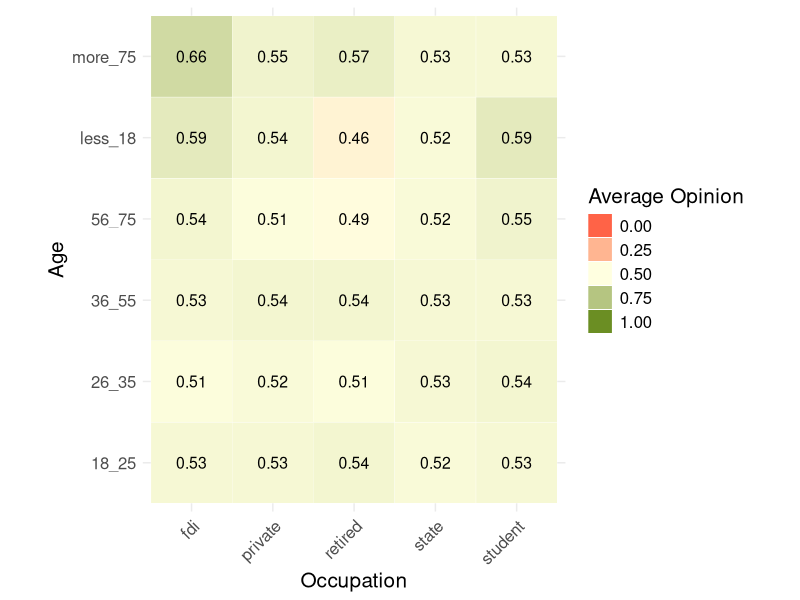
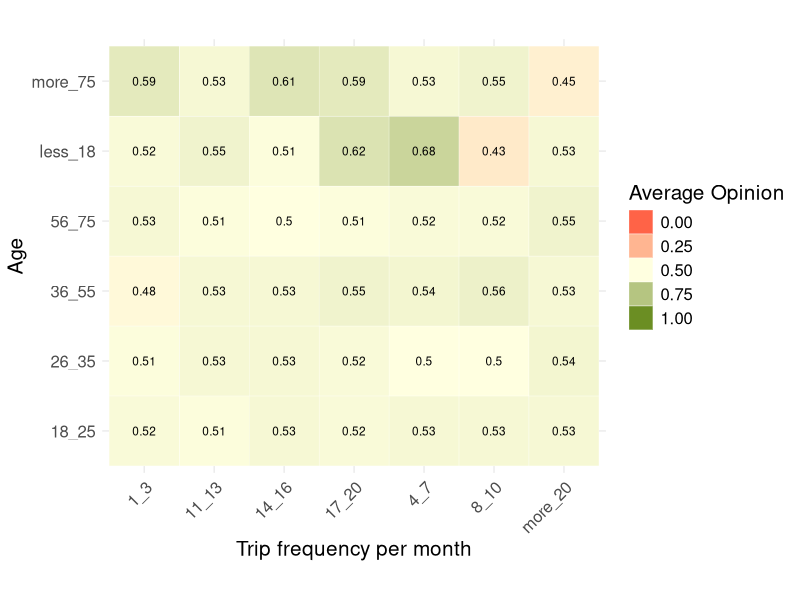
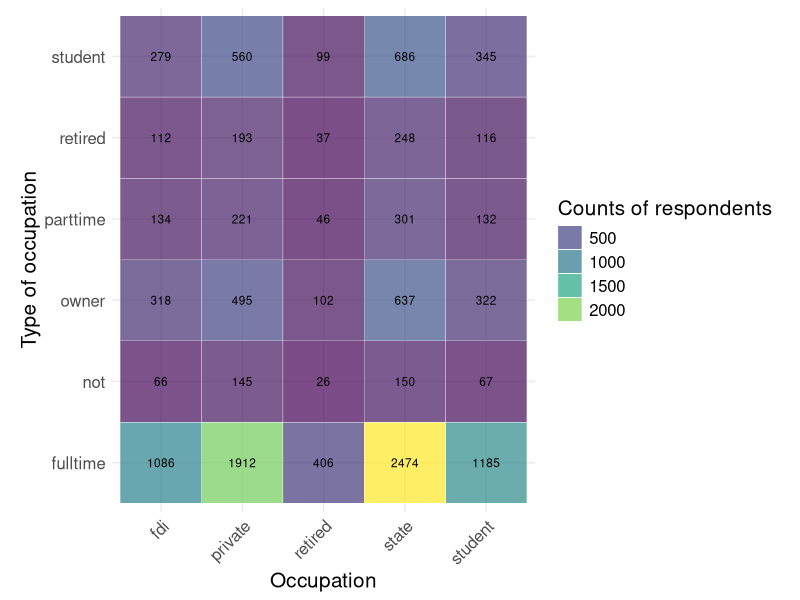
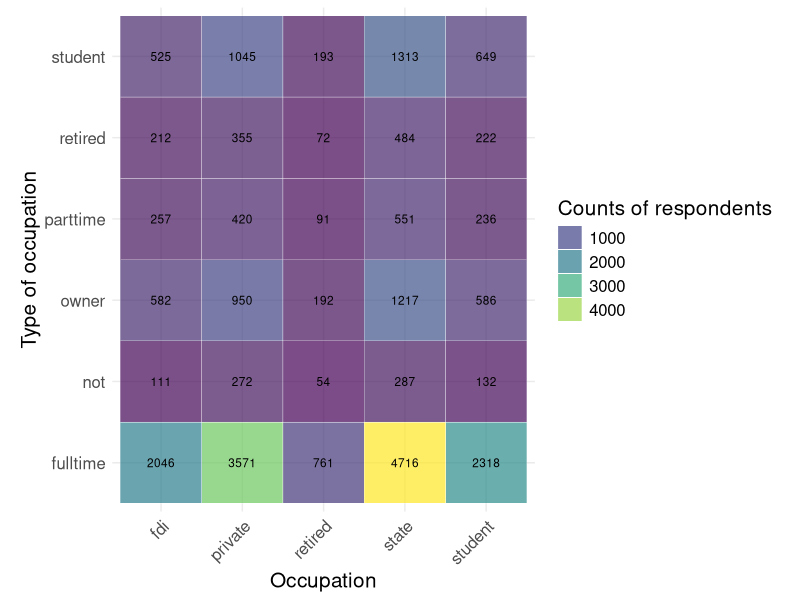

These charts were generated, in order, by the following R code:
## ---- chunk 1
library(here)
library(tidyverse)
# load data
# check here() file path, which should be Contingency_table_R directory
df <- read_csv(here("data","randomized_survey_data.csv"))
## ---- chunk 2
# do contingency table of opinion on the ban for different age groups and occupations
df %>% group_by(occup, age) %>% 
  summarise(n=round(sum(opinion_ban1)/n(),2)) %>%
  ggplot(aes(x = occup, y = age, fill = n ))  +
  geom_tile(color = "white") +
  scale_fill_gradient2(high = "olivedrab", low = "tomato",
                       mid="lightyellow",midpoint = 0.5,
                       space = "Lab", name="count"
                       ,limits=c(0,1)) +
  # make sure x and y have the same scaling
  coord_fixed() +
  # add the values to the tiles, using row and name as coordinates 
  geom_text(aes(occup,age,label=n), color = "black", size = 4) +
theme_minimal() +
       # adjust text direction on x-axis 
       theme(axis.text.x = element_text(angle = 45, vjust = 1,hjust = 1),
        text = element_text(size=15)) +
       # remove the axis labels by making them blank
       xlab("Occupation") + ylab("Age") + 
       guides(fill=guide_legend(title="Average Opinion")) 
## ---- chunk 3
# do contingency table of opinion on the ban for trip frequency and purpose
df %>% group_by(freqmon1, age) %>% 
  summarise(n=round(sum(opinion_ban1)/n(),2)) %>%
  ggplot(aes(x = freqmon1, y = age, fill = n ))  +
  geom_tile(color = "white") +
  scale_fill_gradient2(high = "olivedrab", low = "tomato",
                       mid="lightyellow",midpoint = 0.5,
                       space = "Lab", name="count"
                       ,limits=c(0,1)) +
  # make sure x and y have the same scaling
  coord_fixed() +
  # add the values to the tiles, using row and name as coordinates 
  geom_text(aes(freqmon1,age,label=n), color = "black", size = 3) +
theme_minimal() +
       # adjust text direction on x-axis 
       theme(axis.text.x = element_text(angle = 45, vjust = 1,hjust = 1),
       text = element_text(size=15)) +
       # remove the axis labels by making them blank
       ylab("Age") +xlab("Trip frequency per month") + 
       guides(fill=guide_legend(title="Average Opinion"))

## ---- chunk 4
# do contingency table of opinion on the ban for different age groups and occupations
df %>% group_by(occup, ft_pt) %>% 
  summarise(n=n()) %>%
  ggplot(aes(x = occup, y = ft_pt, fill = n ))  +
  geom_tile(color = "white") +
  scale_fill_viridis_c(alpha=0.7) +
  # scale_fill_gradient2(high = "olivedrab", low = "tomato",
  #                      mid="lightyellow",midpoint = 0.5,
  #                      space = "Lab", name="count"
  #                      ,limits=c(0,1)) +
  # make sure x and y have the same scaling
  coord_fixed() +
  # add the values to the tiles, using row and name as coordinates 
  geom_text(aes(occup,ft_pt,label=n), color = "black", size = 3) +
theme_minimal() +
       # adjust text direction on x-axis 
       theme(axis.text.x = element_text(angle = 45, vjust = 1,hjust = 1),
        text = element_text(size=15)) +
       # remove the axis labels by making them blank
       xlab("Occupation") + ylab("Type of occupation") + 
       guides(fill=guide_legend(title="Counts of respondents")) 
## ---- chunk 5
# do contingency table of opinion on the ban for different age groups and occupations
df %>% group_by(occup, ft_pt) %>% 
  summarise(n=round(sum(own_motob),1)) %>%
  ggplot(aes(x = occup, y = ft_pt, fill = n ))  +
  geom_tile(color = "white") +
  scale_fill_viridis_c(alpha=0.7) +
  # scale_fill_gradient2(high = "olivedrab", low = "tomato",
  #                      mid="lightyellow",midpoint = 0.5,
  #                      space = "Lab", name="count"
  #                      ,limits=c(0,1)) +
  # make sure x and y have the same scaling
  coord_fixed() +
  # add the values to the tiles, using row and name as coordinates 
  geom_text(aes(occup,ft_pt,label=n), color = "black", size = 3) +
theme_minimal() +
       # adjust text direction on x-axis 
       theme(axis.text.x = element_text(angle = 45, vjust = 1,hjust = 1),
        text = element_text(size=15)) +
       # remove the axis labels by making them blank
       xlab("Occupation") + ylab("Type of occupation") + 
       guides(fill=guide_legend(title="Counts of respondents")) 
